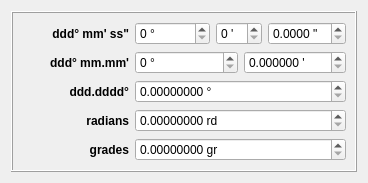
<?xml version="1.0" encoding="UTF-8"?>
<ui version="4.0">
 <class>AngleConverterWidget</class>
 <widget class="QWidget" name="AngleConverterWidget">
  <property name="geometry">
   <rect>
    <x>0</x>
    <y>0</y>
    <width>368</width>
    <height>180</height>
   </rect>
  </property>
  <property name="windowTitle">
   <string>Angle</string>
  </property>
  <property name="styleSheet">
   <string notr="true"/>
  </property>
  <layout class="QGridLayout">
   <item row="0" column="0">
    <widget class="QFrame" name="frame">
     <property name="autoFillBackground">
      <bool>false</bool>
     </property>
     <property name="frameShape">
      <enum>QFrame::Box</enum>
     </property>
     <property name="frameShadow">
      <enum>QFrame::Raised</enum>
     </property>
     <layout class="QGridLayout">
      <item row="0" column="0">
       <widget class="QLabel" name="label">
        <property name="font">
         <font>
          <weight>75</weight>
          <bold>true</bold>
         </font>
        </property>
        <property name="text">
         <string>ddd° mm' ss&quot;</string>
        </property>
        <property name="alignment">
         <set>Qt::AlignRight|Qt::AlignTrailing|Qt::AlignVCenter</set>
        </property>
       </widget>
      </item>
      <item row="0" column="1">
       <layout class="QHBoxLayout">
        <item>
         <widget class="QSpinBox" name="dddmmss_deg">
          <property name="suffix">
           <string> °</string>
          </property>
          <property name="minimum">
           <number>0</number>
          </property>
          <property name="maximum">
           <number>10000000</number>
          </property>
         </widget>
        </item>
        <item>
         <widget class="QSpinBox" name="dddmmss_min">
          <property name="suffix">
           <string> '</string>
          </property>
          <property name="minimum">
           <number>0</number>
          </property>
          <property name="maximum">
           <number>59</number>
          </property>
         </widget>
        </item>
        <item>
         <widget class="QDoubleSpinBox" name="dddmmss_sec">
          <property name="suffix">
           <string> &quot;</string>
          </property>
          <property name="decimals">
           <number>4</number>
          </property>
          <property name="maximum">
           <double>60.000000000000000</double>
          </property>
          <property name="singleStep">
           <double>0.100000000000000</double>
          </property>
         </widget>
        </item>
       </layout>
      </item>
      <item row="1" column="0">
       <widget class="QLabel" name="label_2">
        <property name="font">
         <font>
          <weight>75</weight>
          <bold>true</bold>
         </font>
        </property>
        <property name="text">
         <string>ddd° mm.mm'</string>
        </property>
        <property name="alignment">
         <set>Qt::AlignRight|Qt::AlignTrailing|Qt::AlignVCenter</set>
        </property>
       </widget>
      </item>
      <item row="1" column="1">
       <layout class="QHBoxLayout">
        <item>
         <widget class="QSpinBox" name="dddmm_deg">
          <property name="suffix">
           <string> °</string>
          </property>
          <property name="minimum">
           <number>0</number>
          </property>
          <property name="maximum">
           <number>10000000</number>
          </property>
         </widget>
        </item>
        <item>
         <widget class="QDoubleSpinBox" name="dddmm_min">
          <property name="suffix">
           <string> '</string>
          </property>
          <property name="decimals">
           <number>6</number>
          </property>
          <property name="maximum">
           <double>60.000000000000000</double>
          </property>
          <property name="singleStep">
           <double>0.100000000000000</double>
          </property>
         </widget>
        </item>
       </layout>
      </item>
      <item row="2" column="0">
       <widget class="QLabel" name="label_3">
        <property name="font">
         <font>
          <weight>75</weight>
          <bold>true</bold>
         </font>
        </property>
        <property name="text">
         <string>ddd.dddd°</string>
        </property>
        <property name="alignment">
         <set>Qt::AlignRight|Qt::AlignTrailing|Qt::AlignVCenter</set>
        </property>
       </widget>
      </item>
      <item row="2" column="1">
       <widget class="QDoubleSpinBox" name="ddd_deg">
        <property name="suffix">
         <string> °</string>
        </property>
        <property name="decimals">
         <number>8</number>
        </property>
        <property name="minimum">
         <double>0.000000000000000</double>
        </property>
        <property name="maximum">
         <double>10000000.000000000000000</double>
        </property>
        <property name="singleStep">
         <double>0.100000000000000</double>
        </property>
       </widget>
      </item>
      <item row="3" column="0">
       <widget class="QLabel" name="label_4">
        <property name="font">
         <font>
          <weight>75</weight>
          <bold>true</bold>
         </font>
        </property>
        <property name="text">
         <string>radians</string>
        </property>
        <property name="alignment">
         <set>Qt::AlignRight|Qt::AlignTrailing|Qt::AlignVCenter</set>
        </property>
       </widget>
      </item>
      <item row="3" column="1">
       <widget class="QDoubleSpinBox" name="ddd_rad">
        <property name="suffix">
         <string> rd</string>
        </property>
        <property name="decimals">
         <number>8</number>
        </property>
        <property name="minimum">
         <double>0.000000000000000</double>
        </property>
        <property name="maximum">
         <double>10000000.000000000000000</double>
        </property>
        <property name="singleStep">
         <double>0.100000000000000</double>
        </property>
       </widget>
      </item>
      <item row="4" column="0">
       <widget class="QLabel" name="label_5">
        <property name="font">
         <font>
          <weight>75</weight>
          <bold>true</bold>
         </font>
        </property>
        <property name="text">
         <string>grades</string>
        </property>
        <property name="alignment">
         <set>Qt::AlignRight|Qt::AlignTrailing|Qt::AlignVCenter</set>
        </property>
       </widget>
      </item>
      <item row="4" column="1">
       <widget class="QDoubleSpinBox" name="ddd_grad">
        <property name="suffix">
         <string> gr</string>
        </property>
        <property name="decimals">
         <number>8</number>
        </property>
        <property name="minimum">
         <double>0.000000000000000</double>
        </property>
        <property name="maximum">
         <double>10000000.000000000000000</double>
        </property>
        <property name="singleStep">
         <double>0.100000000000000</double>
        </property>
       </widget>
      </item>
     </layout>
    </widget>
   </item>
  </layout>
 </widget>
 <resources/>
 <connections/>
</ui>
